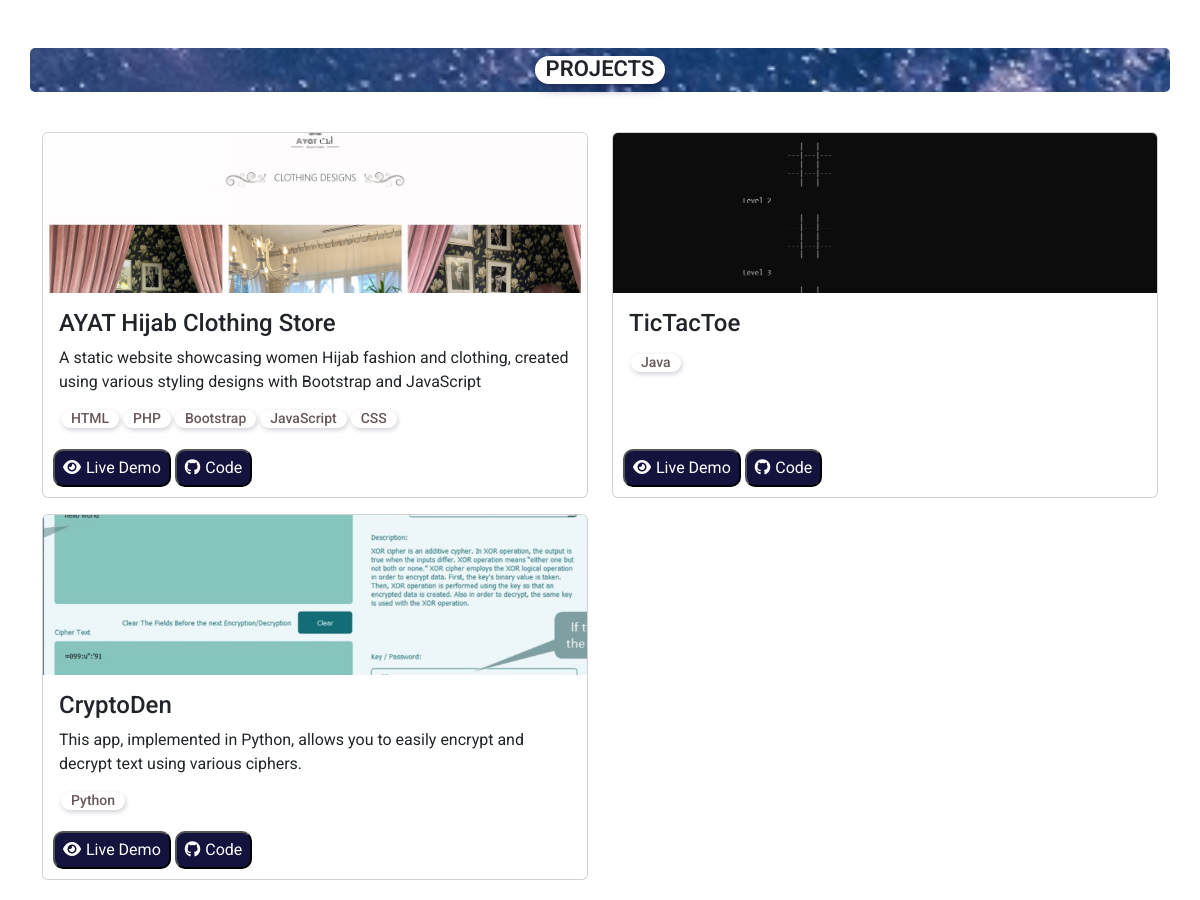
The app's page / (middle part), older data.
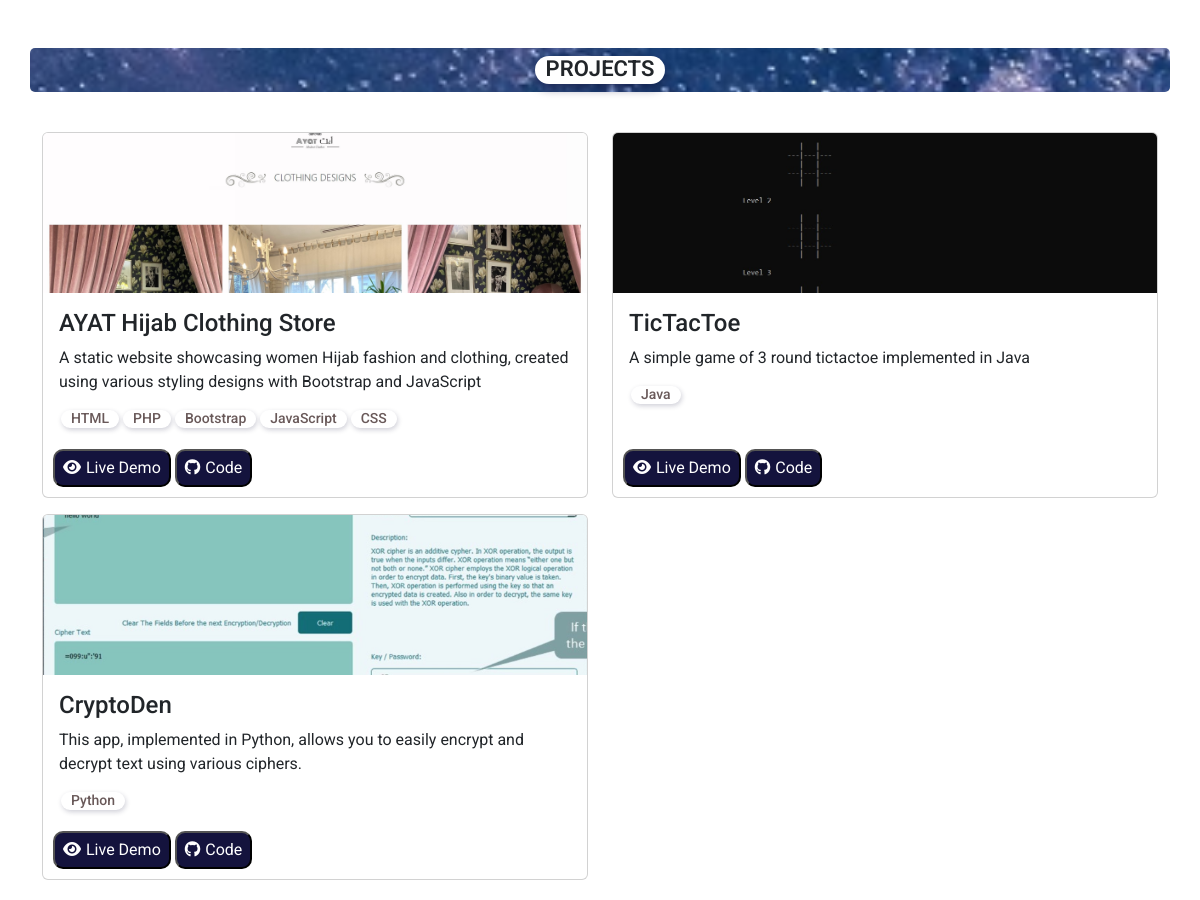
The same page, newer data.
### base/models.py (models this page shows, shortened)
class Project(models.Model):
    title = models.CharField(max_length=200)
    long_description = models.TextField(null=True, blank=True)
    short_description = models.TextField(max_length=200, null=True, blank=True)
    featured_image = models.ImageField(upload_to='images/',
        null=True, blank=True)
    demo_link = models.CharField(default=None, max_length=2000, null=True, blank=True)
    source_link = models.CharField(default=None, max_length=2000, null=True, blank=True)
    tags = models.ManyToManyField('Tag', blank=True)
    created = models.DateTimeField(auto_now_add=True)
    id = models.UUIDField(default=uuid.uuid4, unique=True,
                          primary_key=True, editable=False)

### base/views.py (the view)
# urls.py: path('', views.base, name='base'),
def base(request):
    page = Page.objects.first()
    profile = Profile.objects.first()
    projects = Project.objects.all()
    form = ContactForm(request.POST or None)
    form_message = ""
    if request.method == 'POST' and form.is_valid():
        form.save()
        form_message = "Thank you for contacting, I will get back to you ASAP!"
    context = {
        'profile': profile,
        'projects': projects,
        'page': page,
        'form': form,
        'form_message': form_message,
    }
    return render(request, "base/base.html", context)

### base/models.py (called while the page is built)
    def __str__(self):
        return self.name

### base/templates/base/base.html (shortened to what this page needs)
{% extends 'index.html' %}
{% load widget_tweaks %}
{% load static %}
{% block projectsCard %}
<div id="scroll-to-projects">
    <div class="title-card">
        <div class="container">
            <div class="title-card-banner">
                <h3>PROJECTS</h3>
            </div>
        </div>
    </div>
    <div class="projects-stack">
        <div class="container">
            <div class="row gy-3">
                {% for project in projects %}
                    <div class="col-lg-6">
                        <div class="projects-card card h-100">
                            <div class="proj-img"><img class="card-img-top" src="{{project.featured_image.url}}" alt="..."></div>
                            <div class="card-body">
                                <h4 class="card-title">{{project.title}}</h4>
                                <p class="card-text">{{project.short_description}}</p>
                                <div class="project-tags">
                                    {% for tag in project.tags.all %}
                                    <div style="margin: 0 2px;" class="tag-pill">
                                        <h6>{{tag}}</h6>
                                    </div>
                                    {% endfor %}
                                </div>
                            </div>
                            <div class="card-btns">
                                {% if project.demo_link %}
                                    <a href="{{project.demo_link}}" target="_blank" class=""><button class="u-button"><i style="margin-right: 5px" class="fa-solid fa-eye"></i>Live Demo</button></a>
                                {% else %}
                                    <a href="{{project.demo_link}}" target="_blank" class=""><button disabled class="u-button"><i style="margin-right: 5px" class="fa-solid fa-eye"></i>Live Demo</button></a>
                                {% endif %}
                                {% if project.source_link %}
                                    <a href="{{project.source_link}}" target="_blank" class=""><button class="u-button"><i style="margin-right: 5px" class="fa-brands fa-github"></i>Code</button></a>
                                {% else %}
                                    <a href="{{project.source_link}}" target="_blank" class=""><button disabled class="u-button"><i style="margin-right: 5px" class="fa-brands fa-github"></i>Code</button></a>
                                {% endif %}
                            </div>
                        </div>
                    </div>
                {% endfor %}
            </div>
        </div>
    </div>
</div>
{% endblock projectsCard %}
{% block about %}
<div class="title-card">
</div>
{% endblock about %}

Row changes from the older to the newer data that the page shows:
changed Project "TicTacToe": short_description (not shown) → "A simple game of 3 round tictactoe implemented in Java"
